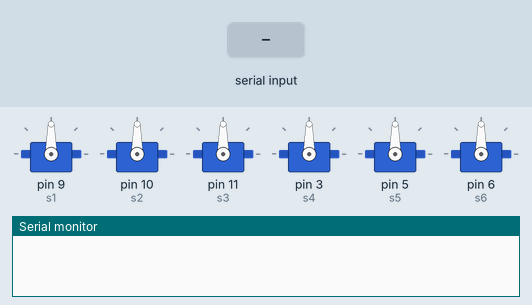
The sketch below on a simulated Arduino Uno, built with avr-gcc and run on an emulated ATmega328P. On the bench: 6 × servo, the last lines printed to the serial monitor. The test bench sets the inputs (shaded band).

Above: at 1.2 s.
1.3 s: "30,150\n" received over Serial
At 2.0 s:
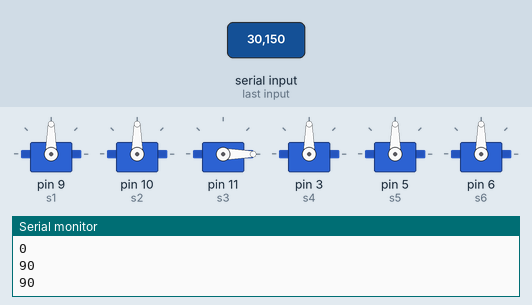
Timing chart, 0 to 4.3 s (numbered marks = the images above; inputs shaded):
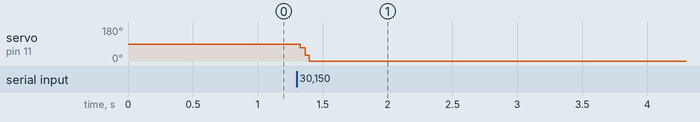

The sketch:

servo_shield_commander.ino
```cpp
/* Servo Shield Controller
 *  por Lyang Leme de Medeiros - 23/02/2019
 *
 *  Mapa de ligações no shield
 *
 *  S1 - D9
 *  S2 - D10
 *  S3 - D11
 *  S4 - D3
 *  S5 - D5
 *  S6 - D6
*/

#include <Servo.h>

#define MIN_PW 500
#define MAX_PW 2400
#define COMP 5

Servo s1, s2, s3, s4, s5, s6;

char rec[5];

int pos = 0;    // variable to store the servo position
int aux_pos[6]; // valores de posição antigos

void setup()
{
  Serial.begin(9600);

  TIMSK0 = 0;

  s1.attach(9, MIN_PW, MAX_PW);
  s2.attach(10, MIN_PW, MAX_PW);
  s3.attach(11, MIN_PW, MAX_PW);
  s4.attach(3, MIN_PW, MAX_PW);
  s5.attach(5, MIN_PW, MAX_PW);
  s6.attach(6, MIN_PW, MAX_PW);

  aux_pos[0] = s1.read();
  aux_pos[1] = s2.read();
  aux_pos[2] = s3.read();
  aux_pos[3] = s4.read();
  aux_pos[4] = s5.read();
  aux_pos[5] = s6.read();
}

void loop()
{
 if(Serial.available())
 {
  Serial.readBytes(rec, COMP);
  cntrlServo(rec);
 }
}


void cntrlServo(char rec[])
{
  int aux;
  char conv[3];

  for(int i = 0; i < COMP-2; i++) conv[i] = rec[i+1];

  int pos = atoi(conv);
  int n_atual = atoi(rec[0]);
  Serial.println(n_atual);

  Serial.println(pos);
  Serial.println(aux_pos[n_atual]);
  Serial.println(abs(pos - aux_pos[n_atual]));
  for(int i = 0; i <= abs(pos - aux_pos[n_atual]) ; i++)
  {
    if (pos > aux_pos[n_atual])
      aux = i;
    else
      aux = -i;

   switch(rec[0])
  {
    case '1':
      s1.write(aux_pos[0] + aux);
      Serial.print("Soma: ");
      Serial.println(aux_pos[0] + aux);
      break;
    case '2':
      s2.write(aux_pos[1] + aux);
      Serial.print("Soma: ");
      Serial.println(aux_pos[0] + aux);
      break;
    case '3':
      s3.write(aux_pos[2] + aux);
      break;
    case '4':
      s4.write(aux_pos[3] + aux);
      break;
    case '5':
      s5.write(aux_pos[4] + aux);
      break;
    case '6':
      s6.write(aux_pos[5] + aux);
      break;
    default:

      break;
  }

  delay(15);
  }

  aux_pos[n_atual] = pos;
}
```

Measured:
- after the input at 1.3 s, servo on pin 11 (s3): 90° → 0° at once
